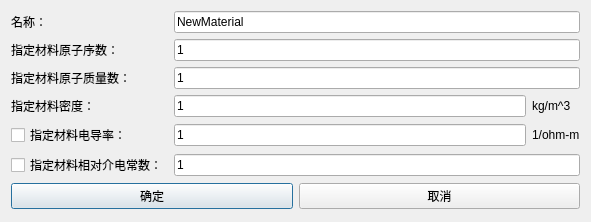
<?xml version="1.0" encoding="UTF-8"?>
<ui version="4.0">
 <class>Dialog_NewMaterialDlg</class>
 <widget class="QDialog" name="Dialog_NewMaterialDlg">
  <property name="windowModality">
   <enum>Qt::ApplicationModal</enum>
  </property>
  <property name="geometry">
   <rect>
    <x>0</x>
    <y>0</y>
    <width>591</width>
    <height>222</height>
   </rect>
  </property>
  <property name="minimumSize">
   <size>
    <width>0</width>
    <height>0</height>
   </size>
  </property>
  <property name="maximumSize">
   <size>
    <width>16777215</width>
    <height>16777215</height>
   </size>
  </property>
  <property name="windowTitle">
   <string>新材料</string>
  </property>
  <layout class="QVBoxLayout" name="verticalLayout">
   <item>
    <layout class="QGridLayout" name="gridLayout">
     <item row="4" column="0">
      <widget class="QCheckBox" name="checkBox_conductivity">
       <property name="text">
        <string>指定材料电导率：</string>
       </property>
      </widget>
     </item>
     <item row="4" column="2">
      <widget class="QLabel" name="label_hm">
       <property name="text">
        <string>1/ohm-m</string>
       </property>
      </widget>
     </item>
     <item row="3" column="1">
      <widget class="QLineEdit" name="LineEdit_atomic_desity">
       <property name="text">
        <string>1</string>
       </property>
      </widget>
     </item>
     <item row="2" column="0">
      <widget class="QLabel" name="label_3">
       <property name="text">
        <string>指定材料原子质量数：</string>
       </property>
      </widget>
     </item>
     <item row="3" column="2">
      <widget class="QLabel" name="label_kg">
       <property name="text">
        <string>kg/m^3</string>
       </property>
      </widget>
     </item>
     <item row="1" column="0">
      <widget class="QLabel" name="label_2">
       <property name="text">
        <string>指定材料原子序数：</string>
       </property>
      </widget>
     </item>
     <item row="0" column="0">
      <widget class="QLabel" name="label_name">
       <property name="text">
        <string>名称：</string>
       </property>
      </widget>
     </item>
     <item row="3" column="0">
      <widget class="QLabel" name="label_4">
       <property name="text">
        <string>指定材料密度：</string>
       </property>
      </widget>
     </item>
     <item row="4" column="1">
      <widget class="QLineEdit" name="LineEdit_conductivity">
       <property name="text">
        <string>1</string>
       </property>
      </widget>
     </item>
     <item row="5" column="0">
      <widget class="QCheckBox" name="checkBox_dielectric_constant">
       <property name="text">
        <string>指定材料相对介电常数：</string>
       </property>
      </widget>
     </item>
     <item row="5" column="1" colspan="2">
      <widget class="QLineEdit" name="LineEdit_dielectric_constant">
       <property name="text">
        <string>1</string>
       </property>
      </widget>
     </item>
     <item row="2" column="1" colspan="2">
      <widget class="QLineEdit" name="LineEdit_atomic_mass_number">
       <property name="text">
        <string>1</string>
       </property>
      </widget>
     </item>
     <item row="1" column="1" colspan="2">
      <widget class="QLineEdit" name="LineEdit_atomic_number">
       <property name="text">
        <string>1</string>
       </property>
      </widget>
     </item>
     <item row="0" column="1" colspan="2">
      <widget class="QLineEdit" name="LineEdit_Name">
       <property name="text">
        <string>NewMaterial</string>
       </property>
      </widget>
     </item>
    </layout>
   </item>
   <item>
    <layout class="QHBoxLayout" name="horizontalLayout_10">
     <item>
      <widget class="QPushButton" name="pb_ok">
       <property name="text">
        <string>确定</string>
       </property>
      </widget>
     </item>
     <item>
      <widget class="QPushButton" name="pb_cancel">
       <property name="text">
        <string>取消</string>
       </property>
      </widget>
     </item>
    </layout>
   </item>
  </layout>
 </widget>
 <tabstops>
  <tabstop>pb_ok</tabstop>
  <tabstop>pb_cancel</tabstop>
  <tabstop>LineEdit_Name</tabstop>
  <tabstop>LineEdit_atomic_number</tabstop>
  <tabstop>LineEdit_atomic_mass_number</tabstop>
  <tabstop>LineEdit_atomic_desity</tabstop>
  <tabstop>checkBox_conductivity</tabstop>
  <tabstop>LineEdit_conductivity</tabstop>
  <tabstop>checkBox_dielectric_constant</tabstop>
  <tabstop>LineEdit_dielectric_constant</tabstop>
 </tabstops>
 <resources/>
 <connections/>
</ui>
